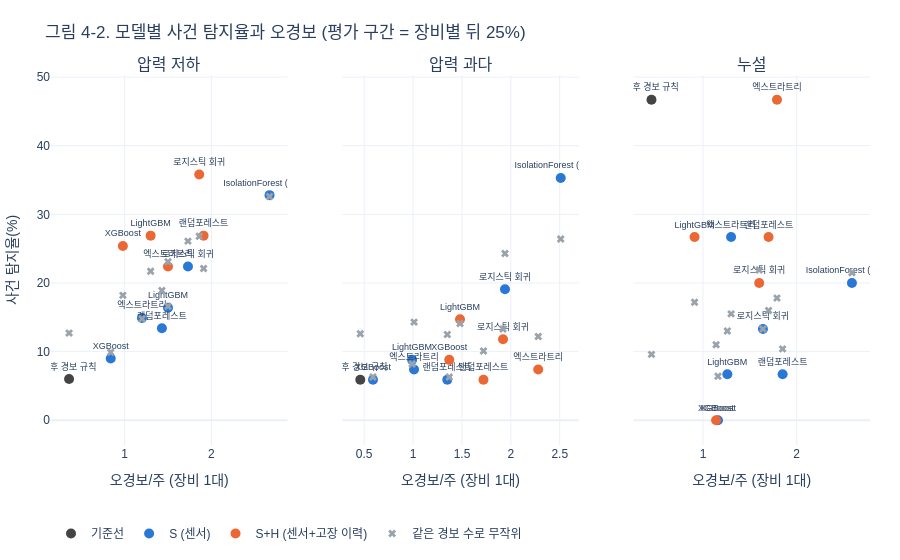

Here is the notebook cell this chart was saved with:
### Markdown cell above
### 4-2. 탐지율과 오경보

### Code cell
fig = make_subplots(rows=1, cols=3, subplot_titles=[FSHORT[f] for f in FAULTS], shared_yaxes=True)
colors = {'S (센서)': '#2a78d6', 'S+H (센서+고장 이력)': '#eb6834', '-': '#444'}
for j, fault in enumerate(FAULTS, 1):
    r = res[res.고장 == FSHORT[fault]]
    for fs, grp in r.groupby('입력'):
        fig.add_scatter(x=grp['오경보/주'], y=grp['탐지율(%)'], mode='markers+text', text=grp.모델.str.replace('기준선: ', ''),
                        textposition='top center', textfont=dict(size=9), marker=dict(size=10, color=colors[fs]),
                        name=fs if fs != '-' else '기준선', legendgroup=fs, showlegend=j == 1, row=1, col=j)
    fig.add_scatter(x=r['오경보/주'], y=r['무작위 기대 탐지율(%)'], mode='markers', marker=dict(symbol='x', size=7, color='#9aa3ab'),
                    name='같은 경보 수로 무작위', legendgroup='rand', showlegend=j == 1, row=1, col=j)
fig.update_xaxes(title_text='오경보/주 (장비 1대)')
fig.update_yaxes(title_text='사건 탐지율(%)', col=1)
fig.update_layout(title='그림 4-2. 모델별 사건 탐지율과 오경보 (평가 구간 = 장비별 뒤 25%)', legend=dict(orientation='h', y=-0.2))
show(fig, 560)

### Figure 1 — Plotly figure (JSON) as saved in the notebook; plotly's stock layout.template omitted (floating-point values rounded to 4 significant figures)
{"data": [{"legendgroup": "-", "marker": {"color": "#444", "size": 10}, "mode": "markers+text", "name": "기준선", "showlegend": true, "text": ["직후 경보 규칙"], "textfont": {"size": 9}, "textposition": "top center", "type": "scatter", "x": [0.36], "xaxis": "x", "y": [6.0], "yaxis": "y"}, {"legendgroup": "S (센서)", "marker": {"color": "#2a78d6", "size": 10}, "mode": "markers+text", "name": "S (센서)", "showlegend": true, "text": ["IsolationForest (비지도)", "로지스틱 회귀", "랜덤포레스트", "엑스트라트리", "LightGBM", "XGBoost"], "textfont": {"size": 9}, "textposition": "top center", "type": "scatter", "x": [2.67, 1.73, 1.43, 1.2, 1.5, 0.84], "xaxis": "x", "y": [32.8, 22.4, 13.4, 14.9, 16.4, 9.0], "yaxis": "y"}, {"legendgroup": "S+H (센서+고장 이력)", "marker": {"color": "#eb6834", "size": 10}, "mode": "markers+text", "name": "S+H (센서+고장 이력)", "showlegend": true, "text": ["로지스틱 회귀", "랜덤포레스트", "엑스트라트리", "LightGBM", "XGBoost"], "textfont": {"size": 9}, "textposition": "top center", "type": "scatter", "x": [1.86, 1.91, 1.5, 1.3, 0.98], "xaxis": "x", "y": [35.8, 26.9, 22.4, 26.9, 25.4], "yaxis": "y"}, {"legendgroup": "rand", "marker": {"color": "#9aa3ab", "size": 7, "symbol": "x"}, "mode": "markers", "name": "같은 경보 수로 무작위", "showlegend": true, "type": "scatter", "x": [2.67, 1.73, 1.43, 1.2, 1.5, 0.84, 1.86, 1.91, 1.5, 1.3, 0.98, 0.36], "xaxis": "x", "y": [32.6, 26.1, 18.9, 14.8, 23.1, 9.9, 26.8, 22.1, 16.6, 21.7, 18.2, 12.7], "yaxis": "y"}, {"legendgroup": "-", "marker": {"color": "#444", "size": 10}, "mode": "markers+text", "name": "기준선", "showlegend": false, "text": ["직후 경보 규칙"], "textfont": {"size": 9}, "textposition": "top center", "type": "scatter", "x": [0.46], "xaxis": "x2", "y": [5.9], "yaxis": "y2"}, {"legendgroup": "S (센서)", "marker": {"color": "#2a78d6", "size": 10}, "mode": "markers+text", "name": "S (센서)", "showlegend": false, "text": ["IsolationForest (비지도)", "로지스틱 회귀", "랜덤포레스트", "엑스트라트리", "LightGBM", "XGBoost"], "textfont": {"size": 9}, "textposition": "top center", "type": "scatter", "x": [2.51, 1.94, 1.35, 1.01, 0.99, 0.59], "xaxis": "x2", "y": [35.3, 19.1, 5.9, 7.4, 8.8, 5.9], "yaxis": "y2"}, {"legendgroup": "S+H (센서+고장 이력)", "marker": {"color": "#eb6834", "size": 10}, "mode": "markers+text", "name": "S+H (센서+고장 이력)", "showlegend": false, "text": ["로지스틱 회귀", "랜덤포레스트", "엑스트라트리", "LightGBM", "XGBoost"], "textfont": {"size": 9}, "textposition": "top center", "type": "scatter", "x": [1.92, 1.72, 2.28, 1.48, 1.37], "xaxis": "x2", "y": [11.8, 5.9, 7.4, 14.7, 8.8], "yaxis": "y2"}, {"legendgroup": "rand", "marker": {"color": "#9aa3ab", "size": 7, "symbol": "x"}, "mode": "markers", "name": "같은 경보 수로 무작위", "showlegend": false, "type": "scatter", "x": [2.51, 1.94, 1.35, 1.01, 0.99, 0.59, 1.92, 1.72, 2.28, 1.48, 1.37, 0.46], "xaxis": "x2", "y": [26.4, 24.3, 12.5, 14.3, 8.2, 6.3, 13.3, 10.1, 12.2, 14.1, 6.3, 12.6], "yaxis": "y2"}, {"legendgroup": "-", "marker": {"color": "#444", "size": 10}, "mode": "markers+text", "name": "기준선", "showlegend": false, "text": ["직후 경보 규칙"], "textfont": {"size": 9}, "textposition": "top center", "type": "scatter", "x": [0.45], "xaxis": "x3", "y": [46.7], "yaxis": "y3"}, {"legendgroup": "S (센서)", "marker": {"color": "#2a78d6", "size": 10}, "mode": "markers+text", "name": "S (센서)", "showlegend": false, "text": ["IsolationForest (비지도)", "로지스틱 회귀", "랜덤포레스트", "엑스트라트리", "LightGBM", "XGBoost"], "textfont": {"size": 9}, "textposition": "top center", "type": "scatter", "x": [2.59, 1.64, 1.85, 1.3, 1.26, 1.16], "xaxis": "x3", "y": [20.0, 13.3, 6.7, 26.7, 6.7, 0.0], "yaxis": "y3"}, {"legendgroup": "S+H (센서+고장 이력)", "marker": {"color": "#eb6834", "size": 10}, "mode": "markers+text", "name": "S+H (센서+고장 이력)", "showlegend": false, "text": ["로지스틱 회귀", "랜덤포레스트", "엑스트라트리", "LightGBM", "XGBoost"], "textfont": {"size": 9}, "textposition": "top center", "type": "scatter", "x": [1.6, 1.7, 1.79, 0.91, 1.14], "xaxis": "x3", "y": [20.0, 26.7, 46.7, 26.7, 0.0], "yaxis": "y3"}, {"legendgroup": "rand", "marker": {"color": "#9aa3ab", "size": 7, "symbol": "x"}, "mode": "markers", "name": "같은 경보 수로 무작위", "showlegend": false, "type": "scatter", "x": [2.59, 1.64, 1.85, 1.3, 1.26, 1.16, 1.6, 1.7, 1.79, 0.91, 1.14, 0.45], "xaxis": "x3", "y": [21.5, 13.3, 10.4, 15.5, 13.0, 6.4, 21.9, 16.0, 17.8, 17.2, 11.0, 9.6], "yaxis": "y3"}], "layout": {"annotations": [{"font": {"size": 16}, "showarrow": false, "text": "압력 저하", "x": 0.1444, "xanchor": "center", "xref": "paper", "y": 1.0, "yanchor": "bottom", "yref": "paper"}, {"font": {"size": 16}, "showarrow": false, "text": "압력 과다", "x": 0.5, "xanchor": "center", "xref": "paper", "y": 1.0, "yanchor": "bottom", "yref": "paper"}, {"font": {"size": 16}, "showarrow": false, "text": "누설", "x": 0.8556, "xanchor": "center", "xref": "paper", "y": 1.0, "yanchor": "bottom", "yref": "paper"}], "font": {"family": "Malgun Gothic, sans-serif"}, "height": 560, "legend": {"orientation": "h", "y": -0.2}, "margin": {"b": 60, "l": 30, "r": 30, "t": 75}, "title": {"text": "그림 4-2. 모델별 사건 탐지율과 오경보 (평가 구간 = 장비별 뒤 25%)"}, "xaxis": {"anchor": "y", "domain": [0.0, 0.2889], "title": {"text": "오경보/주 (장비 1대)"}}, "xaxis2": {"anchor": "y2", "domain": [0.3556, 0.6444], "title": {"text": "오경보/주 (장비 1대)"}}, "xaxis3": {"anchor": "y3", "domain": [0.7111, 1.0], "title": {"text": "오경보/주 (장비 1대)"}}, "yaxis": {"anchor": "x", "domain": [0.0, 1.0], "title": {"text": "사건 탐지율(%)"}}, "yaxis2": {"anchor": "x2", "domain": [0.0, 1.0], "matches": "y", "showticklabels": false}, "yaxis3": {"anchor": "x3", "domain": [0.0, 1.0], "matches": "y", "showticklabels": false}}}
